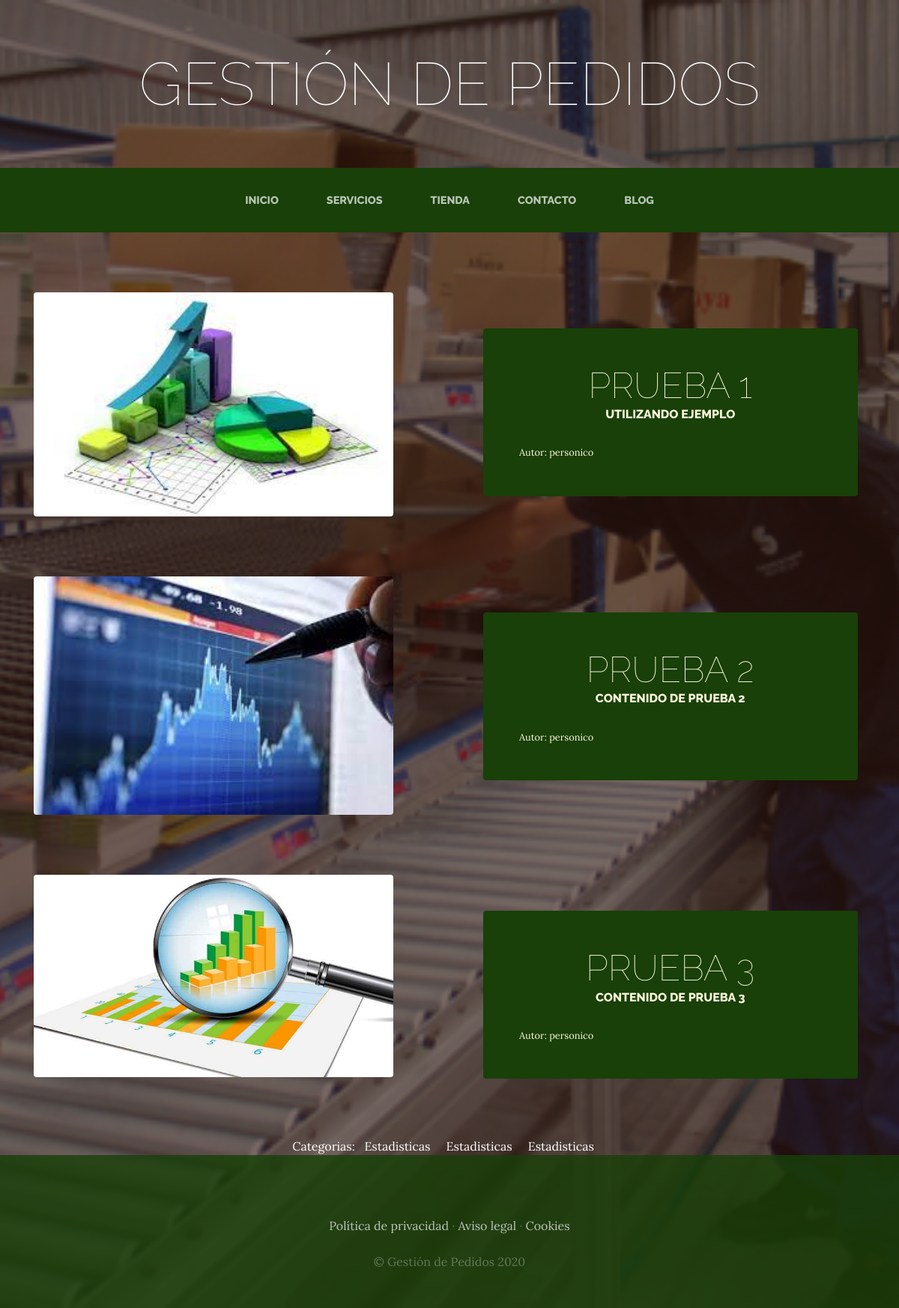
The app's page /blog/categoria/3 with its own data.
### blog/models.py (models this page shows, shortened)
class Post(models.Model):
    titulo=models.CharField(max_length=50)
    contenido=models.CharField(max_length=50)
    autor= models.ForeignKey(User, on_delete=models.CASCADE)
    categorias=models.ManyToManyField(Categoria)
    imagen=models.ImageField(upload_to='blog',null=True,blank=True)
    created=models.DateTimeField(auto_now_add=True)
    updated=models.DateTimeField(auto_now_add=True)
    class Meta:
        verbose_name='post'
        verbose_name_plural='posts'

class Categoria(models.Model):
    nombre=models.CharField(max_length=50)
    created=models.DateTimeField(auto_now_add=True)
    updated=models.DateTimeField(auto_now_add=True)
    class Meta:
        verbose_name='categoria'
        verbose_name_plural='categorias'

### blog/views.py (the view)
# urls.py: path('categoria/<int:categoria_id>',views.categoria, name="categoria"),
def categoria(request,categoria_id):
    categoria=Categoria.objects.get(id=categoria_id)
    post=Post.objects.filter(categorias=categoria)
    return render(request,'blog/categoria.html',{"categoria":categoria,"posts":post})

### blog/templates/blog/categoria.html (shortened to what this page needs)
<html>
{% extends "PrimerProyectoWeb/base.html" %}
{% load static %}
{% block content %}
    {% for post in posts %}
    <section class="page-section clearfix">
        <div class="container">
          <div class="intro">
            <img class="intro-img img-fluid mb-3 mb-lg-0 rounded" src="{{post.imagen.url}}" style="width:  30em;" alt="">
            <div class="intro-text left-0 text-center bg-faded p-5 rounded">
              <h2 class="section-heading mb-4" >
                <span class="section-heading-lower">{{post.titulo}}</span>
                <span class="section-heading-upper">{{post.contenido}}</span>
              </h2>
             <div style="text-align: left; font-size: 0.8em;";> Autor: {{post.autor}}</div>
            </div>
          </div>
        </div>
      </section>
    {% endfor %}
    <section>
        <div style="text-align: center; color: white; width: 75%; margin: auto;">
            Categorias: &nbsp;
            {% for post in posts %}
                {% for categoria in post.categorias.all %}
                    {{categoria.nombre}} &nbsp;&nbsp;&nbsp;
                {% endfor %}
            {% endfor %}
        </div>
    </section>
{% endblock %}

### proyectApp/static/PrimerProyectoWeb/css/gestion.css (style rules this page uses)
body { font-family: 'Lora'; background: linear-gradient(rgba(47, 23, 15, 0.65), rgba(47, 23, 15, 0.65)), url("../img/bg_main.jpg"); background-attachment: fixed; background-position: center; background-size: cover; }
h1, h2, h3, h4, h5, h6 { font-family: 'Raleway'; }
.page-section { margin-top: 5rem; margin-bottom: 5rem; }
.section-heading { text-transform: uppercase; }
.section-heading .section-heading-upper { display: block; font-size: 1rem; font-weight: 800; padding-bottom:.5rem; }
.section-heading .section-heading-lower { display: block; font-size: 3rem; font-weight: 100; }
.bg-faded { background-color: rgba(255, 255, 255, 0.85); }
.intro { position: relative; }
@media (min-width: 992px) { .intro .intro-img { width: 75%; float: left; } }
@media (min-width: 992px) { .intro .intro-text { left: 600; width: 60%; margin-top: 3rem; background-color: rgba(24, 64, 8); color: cornsilk; position: absolute; } }
@media (min-width: 1200px) { .intro .intro-text { width: 45%; } }

### records on screen
Post: imagen (picture), titulo "PRUEBA 1", contenido "UTILIZANDO EJEMPLO", autor "personico"
Post: imagen (picture), titulo "PRUEBA 2", contenido "CONTENIDO DE PRUEBA 2", autor "personico"
Post: imagen (picture), titulo "PRUEBA 3", contenido "CONTENIDO DE PRUEBA 3", autor "personico"
Categoria: nombre "Estadisticas"
